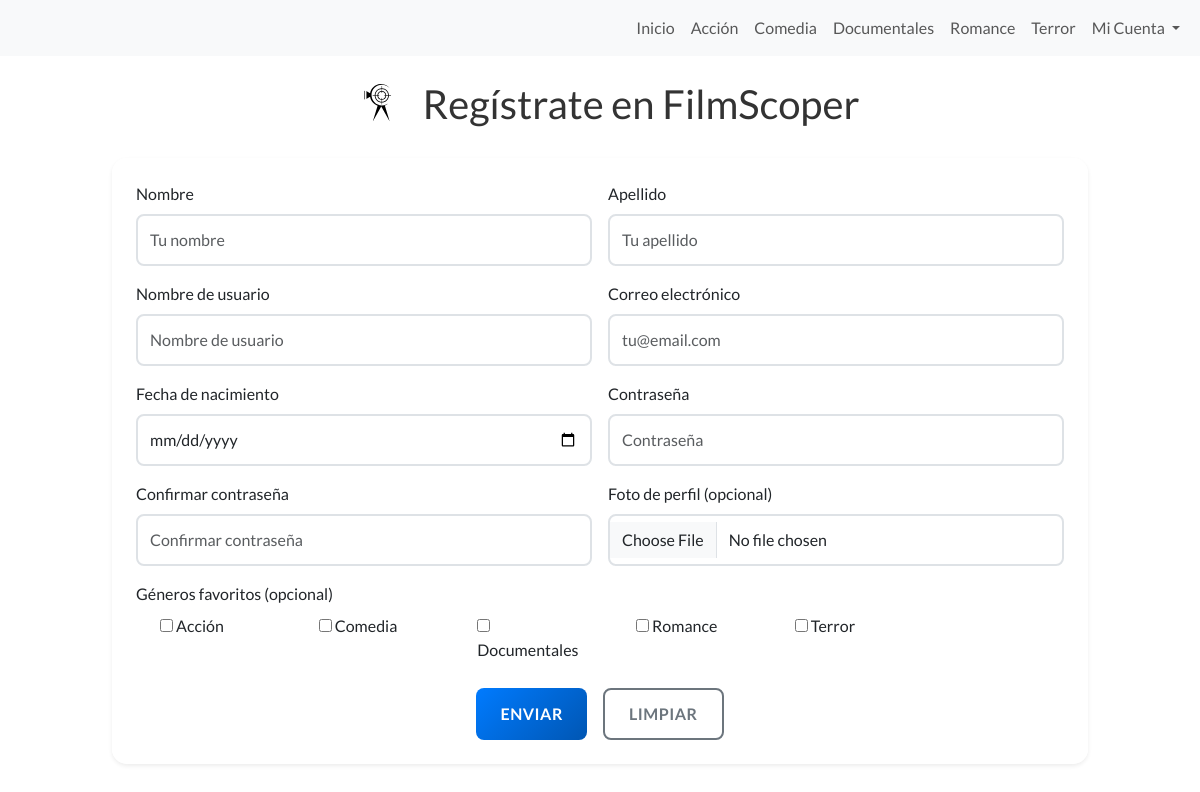
Page /registro/ on the committed database.
### core/models.py (models this page shows)
class Categoria(models.Model):
    nombre = models.CharField(max_length=50, unique=True)
    slug = models.SlugField(unique=True)
    descripcion = models.TextField(blank=True)
    class Meta:
        verbose_name = "Categoría"
        verbose_name_plural = "Categorías"
        ordering = ['nombre']
    def __str__(self):
        return self.nombre

### core/views.py (the view)
# urls.py: path('registro/', views.registro, name='registro'),
def registro(request):
    if request.user.is_authenticated:
        return redirect('core:index')
    if request.method == 'POST':
        form = RegistroForm(request.POST, request.FILES)
        if form.is_valid():
            try:
                user = form.save()
                username = form.cleaned_data.get('username')
                raw_password = form.cleaned_data.get('password1')
                authenticated_user = authenticate(request, username=username, password=raw_password)
                if authenticated_user is not None:
                    login(request, authenticated_user)
                    messages.success(request, f'¡Cuenta creada exitosamente! Bienvenido, {authenticated_user.first_name}!')
                    return redirect('core:index')
                else:
                    messages.success(request, 'Cuenta creada exitosamente. Por favor, inicia sesión con tus credenciales.')
                    return redirect('core:iniciar_sesion')
            except Exception as e:
                messages.error(request, f'Error al crear la cuenta: {str(e)}')
        else:
            for field, errors in form.errors.items():
                for error in errors:
                    messages.error(request, f'{field}: {error}')
    else:
        form = RegistroForm()
    return render(request, 'core/registro.html', {'form': form})

### core/context_processors.py (called while the page is built)
def categorias_context(request):
    categorias = Categoria.objects.all().order_by('nombre')
    return {
        'categorias_nav': categorias
    }

### core/templates/core/registro.html (shortened to what this page needs)
{% extends 'core/base.html' %}
{% load static crispy_forms_tags %}
{% block content %}
<header>
    <div class="filmscoper-icon">
        <img src="{% static 'core/img/icons/filmscoperlogo.svg' %}" alt="FilmScoper Logo">
    </div>
    <h1>Regístrate en FilmScoper</h1>
</header>
<main class="container-fluid">
    <div class="row justify-content-center">
        <div class="col-12 col-lg-10">
            <form id="formRegister" method="post" enctype="multipart/form-data" class="card p-4 shadow-sm">
                <div class="row g-3">
                    <div class="col-md-6">
                        <label for="{{ form.first_name.id_for_label }}" class="form-label">Nombre</label>
                        {{ form.first_name }}
                    </div>
                    <div class="col-md-6">
                        <label for="{{ form.last_name.id_for_label }}" class="form-label">Apellido</label>
                        {{ form.last_name }}
                    </div>
                    <div class="col-md-6">
                        <label for="{{ form.username.id_for_label }}" class="form-label">Nombre de usuario</label>
                        {{ form.username }}
                    </div>
                    <div class="col-md-6">
                        <label for="{{ form.email.id_for_label }}" class="form-label">Correo electrónico</label>
                        {{ form.email }}
                    </div>
                    <div class="col-md-6">
                        <label for="{{ form.fecha_nacimiento.id_for_label }}" class="form-label">Fecha de nacimiento</label>
                        {{ form.fecha_nacimiento }}
                    </div>
                    <div class="col-md-6">
                        <label for="{{ form.password1.id_for_label }}" class="form-label">Contraseña</label>
                        {{ form.password1 }}
                    </div>
                    <div class="col-md-6">
                        <label for="{{ form.password2.id_for_label }}" class="form-label">Confirmar contraseña</label>
                        {{ form.password2 }}
                    </div>
                    <div class="col-md-6">
                        <label for="{{ form.foto_perfil.id_for_label }}" class="form-label">Foto de perfil (opcional)</label>
                        {{ form.foto_perfil }}
                    </div>
                    <div class="col-12">
                        <label class="form-label">Géneros favoritos (opcional)</label>
                        <div class="row">
                            {% for choice in form.generos_favoritos %}
                                <div class="col-md-2 col-sm-4 col-6">
                                    <div class="form-check">
                                        {{ choice.tag }}
                                        <label class="form-check-label" for="{{ choice.choice_label }}">
                                            {{ choice.choice_label }}
                                        </label>
                                    </div>
                                </div>
                            {% endfor %}
                        </div>
                    </div>
                </div>
                <div class="d-flex justify-content-center gap-3 mt-4">
                    <button type="submit" class="btn btn-primary px-4">Enviar</button>
                    <button type="reset" class="btn btn-outline-secondary px-4">Limpiar</button>
                </div>
            </form>
        </div>
    </div>
</main>
{% endblock %}

### core/templates/core/base.html (shortened to what this page needs)
{% load static %}
<!DOCTYPE html>
<html lang="es">
<head>
    <link href="https://cdn.jsdelivr.net/npm/bootstrap@5.3.7/dist/css/bootstrap.min.css"
          rel="stylesheet"
>
    <link rel="stylesheet" href="https://cdn.jsdelivr.net/npm/sweetalert2@11/dist/sweetalert2.min.css">
    <link rel="stylesheet" href="{% static 'core/css/styles.css' %}">
</head>
<body>
    <nav class="navbar navbar-expand-sm bg-body-tertiary w-100 fixed-top">
        <div class="container-fluid">
            <div class="collapse navbar-collapse" id="navbarNav">
                <ul class="navbar-nav ms-auto">
                    <li class="nav-item">
                        <a class="nav-link {% if request.resolver_match.url_name == 'index' %}disabled{% endif %}" href="{% url 'core:index' %}">Inicio</a>
                    </li>
                    {% for categoria in categorias_nav %}
                        <li class="nav-item">
                            <a class="nav-link {% if request.resolver_match.kwargs.categoria_slug == categoria.slug or request.resolver_match.url_name == categoria.slug %}disabled{% endif %}"
                               href="{% url 'core:categoria' categoria.slug %}">{{ categoria.nombre }}</a>
                        </li>
                    {% endfor %}
                    <li class="nav-item dropdown">
                        <a class="nav-link dropdown-toggle" href="#" role="button" data-bs-toggle="dropdown" aria-expanded="false">
                            {% if user.is_authenticated %}
                                {{ user.first_name|default:user.username }}
                            {% else %}
                                Mi Cuenta
                            {% endif %}
                        </a>
                    </li>
                </ul>
            </div>
        </div>
    </nav>
    <main>
        {% block content %}
        {% endblock %}
    </main>
</body>
</html>

### core/static/core/css/styles.css (style rules this page uses)
*::after, *::before { margin: 0; padding: 0; box-sizing: border-box; }
.dropdown-toggle::after { display: inline-block !important; margin-left: 0.255em; vertical-align: 0.255em; content: ""; border-top: 0.3em solid; border-right: 0.3em solid transparent; border-bottom: 0; border-left: 0.3em solid transparent; }
header { position: relative; display: flex; flex-direction: row; justify-content: center; align-items: center; padding: 10px 0 10px 0; margin-top: 50px; }
header h1 { font-family: 'Lato', sans-serif; font-size: 2.5rem; text-align: center; margin: 20px 0; color: #333; }
body { margin: 0 auto; max-width:max-content; font-family: 'Lato', sans-serif; background: white; }
h1 { font-family: 'Lato', sans-serif; font-size: 2.5rem; text-align: center; margin: 20px 0; color: #333; }
.filmscoper-icon { position: static; transform: none; margin-right: 2px; }
.filmscoper-icon img { width: 80px; height: 80px; }
img { max-width: 100%; padding : 0 }
.form-control { border: 2px solid #dee2e6; border-radius: 8px; padding: 0.75rem; font-size: 1rem; transition: all 0.3s ease; }
.btn-primary { background: linear-gradient(135deg, #007bff, #0056b3); border: none; border-radius: 8px; padding: 0.75rem 2rem; font-weight: 600; text-transform: uppercase; letter-spacing: 0.5px; transition: all 0.3s ease; }
.btn-outline-secondary { border: 2px solid #6c757d; border-radius: 8px; padding: 0.75rem 2rem; font-weight: 600; text-transform: uppercase; letter-spacing: 0.5px; transition: all 0.3s ease; }
.card { border: none; border-radius: 15px; box-shadow: 0 10px 30px rgba(0, 0, 0, 0.1); background: rgba(255, 255, 255, 0.95); backdrop-filter: blur(10px); }

### rows in the picture
Categoria: nombre "Acción", choice_label "Acción"
Categoria: nombre "Comedia", choice_label "Comedia"
Categoria: nombre "Documentales", choice_label "Documentales"
Categoria: nombre "Romance", choice_label "Romance"
Categoria: nombre "Terror", choice_label "Terror"
